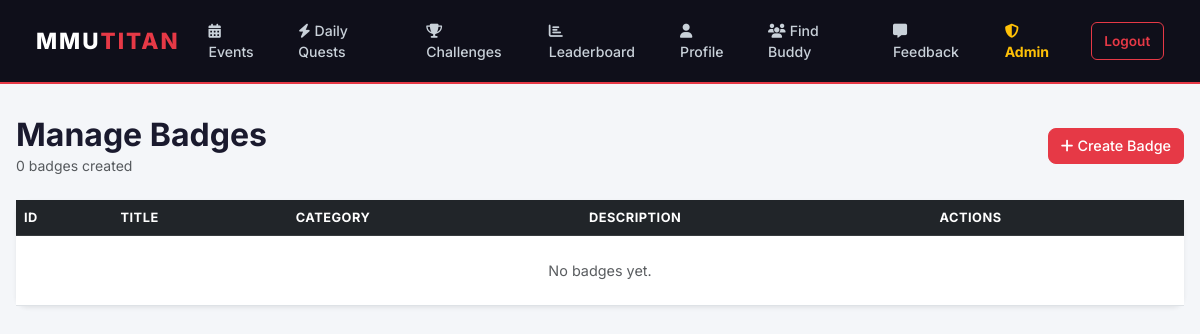
The app's page /admin/badges (signed in), older data.
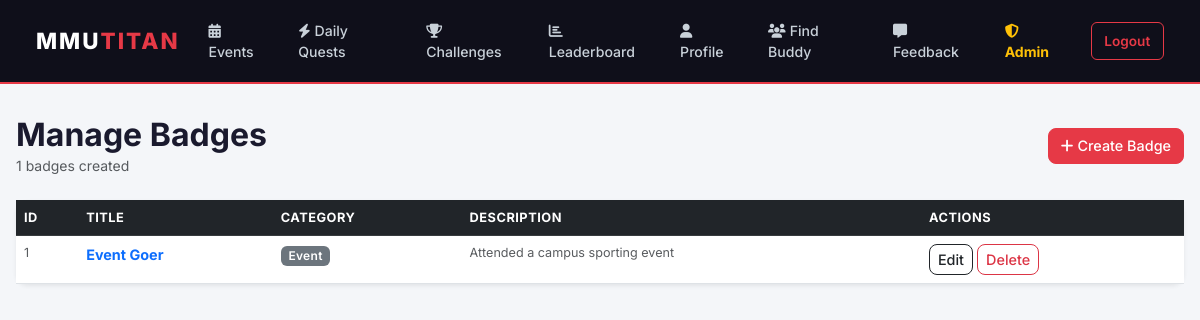
The same page, newer data.
### mmutitan/models.py (models this page shows)
class Badge(db.Model):
    id = db.Column(db.Integer, primary_key=True)
    title = db.Column(db.String(100), unique=True, nullable=False)
    description = db.Column(db.Text, nullable=False)
    category = db.Column(db.String(50), nullable=False)

### mmutitan/app.py (the view)
    @app.route('/admin/badges')
    @login_required
    def admin_badges():
        if not current_user.is_admin:
            abort(403)
        badges = Badge.query.all()
        return render_template('admin_badges.html', badges=badges, title="Manage Badges")

### mmutitan/models.py (called while the page is built)
@login_manager.user_loader
def load_user(user_id):
    return User.query.get(int(user_id))

### mmutitan/templates/admin_badges.html
{% extends "base.html" %}
{% block content %}
<div class="d-flex justify-content-between align-items-center mb-4">
    <div>
        <h2 class="fw-bold mb-0">Manage Badges</h2>
        <p class="text-muted small mb-0">{{ badges|length }} badges created</p>
    </div>
    <a href="{{ url_for('add_badge') }}" class="btn btn-danger">
        <i class="fa fa-plus me-1"></i>Create Badge
    </a>
</div>
<div class="card shadow-sm">
    <div class="card-body p-0">
        <table class="table table-hover mb-0">
            <thead class="table-dark">
                <tr>
                    <th>ID</th>
                    <th>Title</th>
                    <th>Category</th>
                    <th>Description</th>
                    <th>Actions</th>
                </tr>
            </thead>
            <tbody>
                {% for badge in badges %}
                <tr>
                    <td class="text-muted small">{{ badge.id }}</td>
                    <td class="fw-bold text-primary">{{ badge.title }}</td>
                    <td><span class="badge bg-secondary">{{ badge.category }}</span></td>
                    <td class="text-muted small">{{ badge.description }}</td>
                    <td>
                        <a href="{{ url_for('edit_badge', badge_id=badge.id) }}"
                           class="btn btn-sm btn-outline-dark">Edit</a>
                        <form action="{{ url_for('delete_badge', badge_id=badge.id) }}"
                              method="POST" class="d-inline">
                            <button type="submit" class="btn btn-sm btn-outline-danger"
                                    onclick="return confirm('Delete this badge?');">Delete</button>
                        </form>
                    </td>
                </tr>
                {% else %}
                <tr>
                    <td colspan="5" class="text-center py-4 text-muted">No badges yet.</td>
                </tr>
                {% endfor %}
            </tbody>
        </table>
    </div>
</div>
{% endblock %}

Row changes from the older to the newer data that the page shows:
added Badge: id "1", title "Event Goer", category "Event", description "Attended a campus sporting event"
Text that changed along with them:
{{ badges|length }}: "0" → "1"
text no longer shown: "No badges yet."
